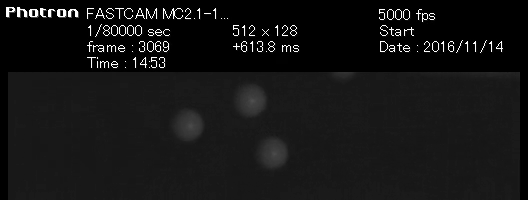
#> input picture frame 659 of H28_11_14_falldown_bb/penguine.mp4, 528 x 200 px
$ python getimage.py
#> lines starting #> are read from the running program, lines starting #| are printed output that depends on the picture; after the words box and inside, x2 and y2 are one past the last pixel; in counts of white or black regions, pixels touching at a corner belong together
import cv2
import os

def video_to_frames(video, path_output_dir):
	# extract frames from a video and save to directory as 'x.png' where
	# x is the frame index
#> called with video = 'penguine.mp4', path_output_dir = 'out'
	vidcap = cv2.VideoCapture(video)
	count = 0
	while vidcap.isOpened():
		success, image = vidcap.read()
#> image is the input picture: shape (200, 528, 3); min 0, max 255, mean 20.8
		if success:
			height, width = image.shape[:2]
#> height = 200; width = 528
			tri = image[int(height/4)+18:height,0:width]
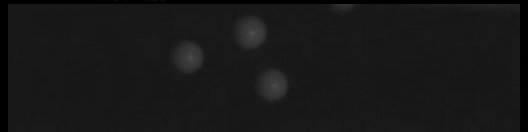
#> tri: shape (132, 528, 3); min 0, max 78, mean 23.9
			cv2.imwrite(path_output_dir+"/tri/"+str(count)+".png",tri)
			gray = cv2.cvtColor(tri,cv2.COLOR_BGR2GRAY)
			ret, dst = cv2.threshold(gray,15,255,cv2.THRESH_BINARY)
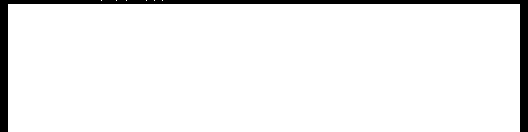
#> dst: shape (132, 528); 94% white; 1 black region, box (x1, y1, x2, y2) and area: (0, 0, 528, 132) 4154
			#dst = cv2.adaptiveThreshold(gray,255,cv2.ADAPTIVE_THRESH_GAUSSIAN_C,cv2.THRESH_BINARY,15,3)
			cv2.imwrite(path_output_dir+"/two/"+str(count)+".png",dst)
			# [4 lines of commented-out code are left out]
			fuse = cv2.vconcat([gray,dst])
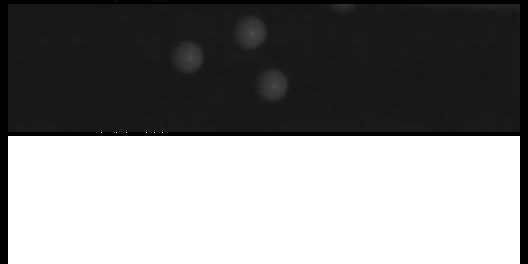
#> fuse: shape (264, 528); min 0, max 255, mean 131.8
			cv2.imwrite(path_output_dir+"/"+str(count)+".png",fuse)
			print(count)
			count += 1
		else:
			break
	cv2.destroyAllWindows()
	vidcap.release()

video_to_frames('penguine.mp4', 'out')

$ run again, starting later in the video
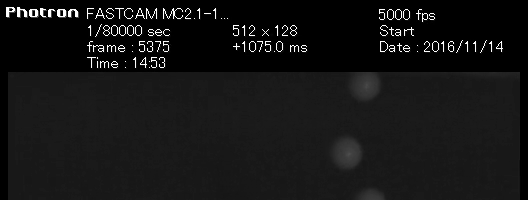
#> input picture frame 2965 of H28_11_14_falldown_bb/penguine.mp4, 528 x 200 px
#> in video_to_frames, image is the input picture: shape (200, 528, 3); min 0, max 255, mean 21.1
#> in video_to_frames, `tri = image[int(height/4)+18:height,0:width]`:
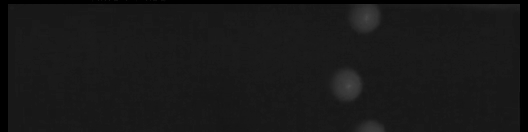
#> tri: shape (132, 528, 3); min 0, max 76, mean 24.3
#> dst: shape (132, 528); 94% white; 1 black region, box (x1, y1, x2, y2) and area: (0, 0, 528, 132) 4154
#> in video_to_frames, `fuse = cv2.vconcat([gray,dst])`:
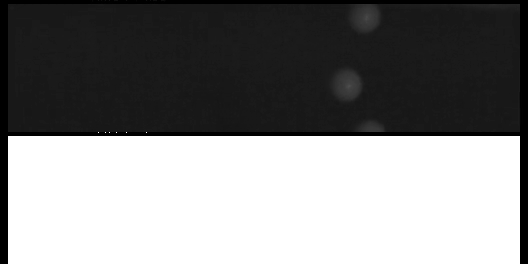
#> fuse: shape (264, 528); min 0, max 255, mean 132

$ run again, starting later in the video
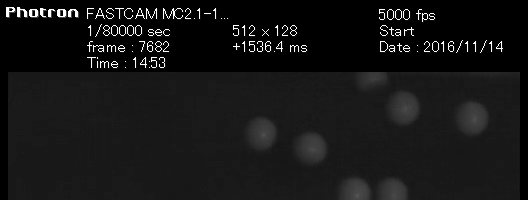
#> input picture frame 5272 of H28_11_14_falldown_bb/penguine.mp4, 528 x 200 px
#> in video_to_frames, image is the input picture: shape (200, 528, 3); min 0, max 255, mean 21.9
#> in video_to_frames, `tri = image[int(height/4)+18:height,0:width]`:
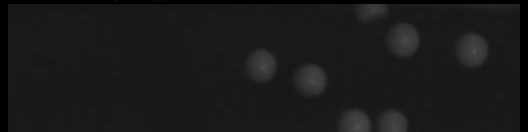
#> tri: shape (132, 528, 3); min 0, max 85, mean 25.5
#> dst: shape (132, 528); 94% white; 1 black region, box (x1, y1, x2, y2) and area: (0, 0, 528, 132) 4154
#> in video_to_frames, `fuse = cv2.vconcat([gray,dst])`:
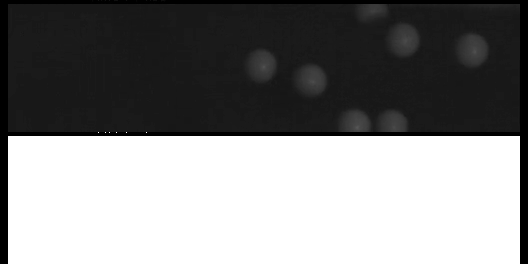
#> fuse: shape (264, 528); min 0, max 255, mean 132.7
